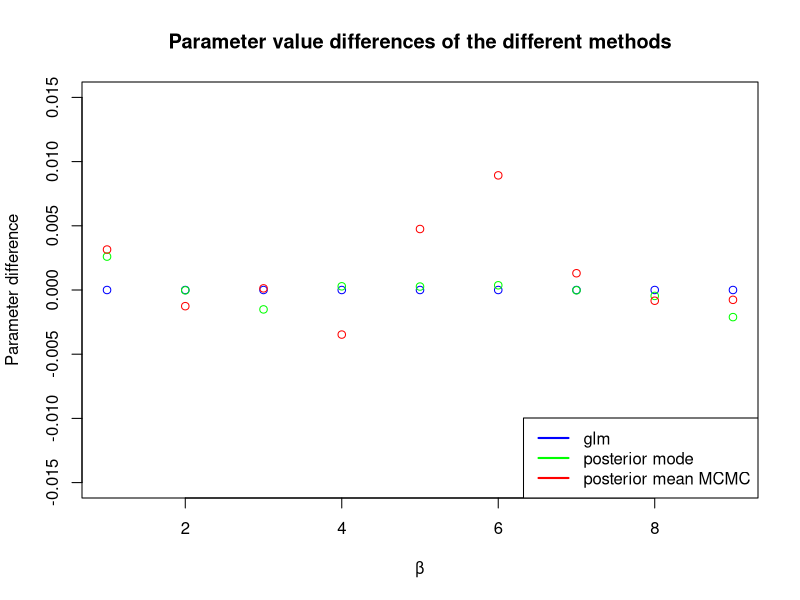
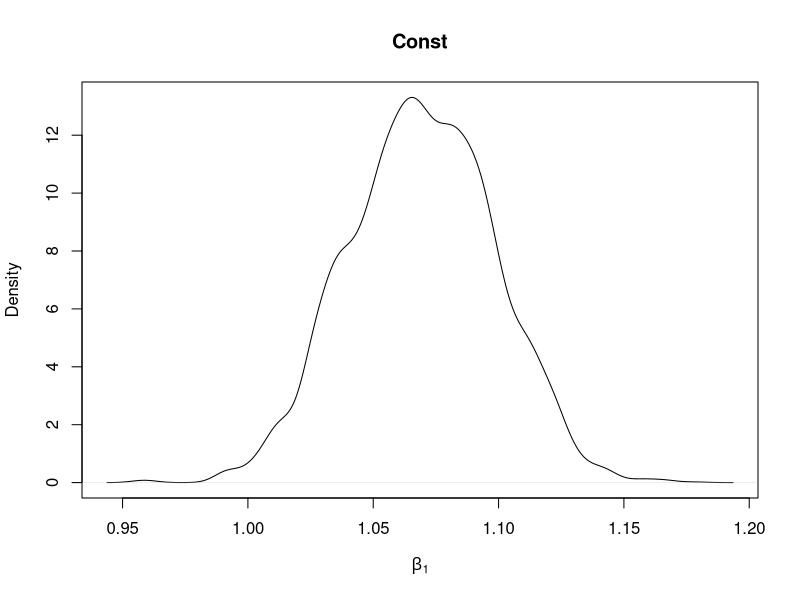
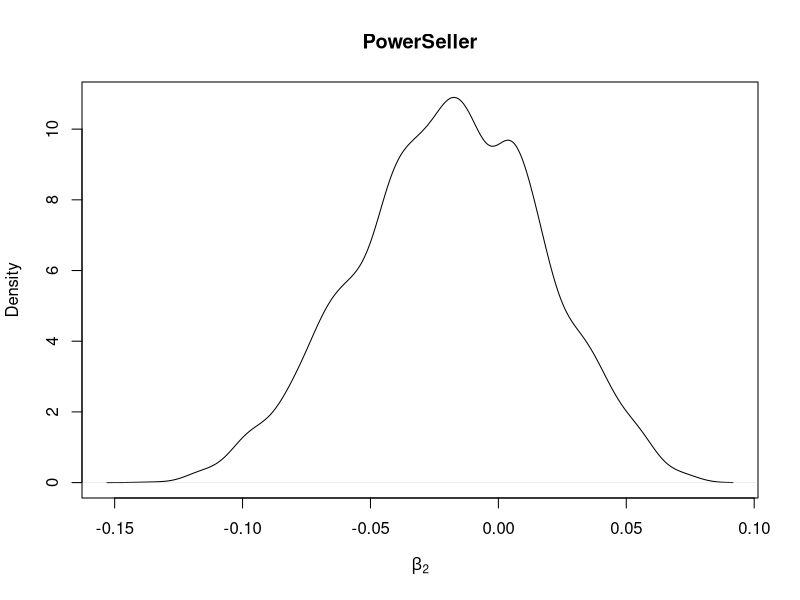
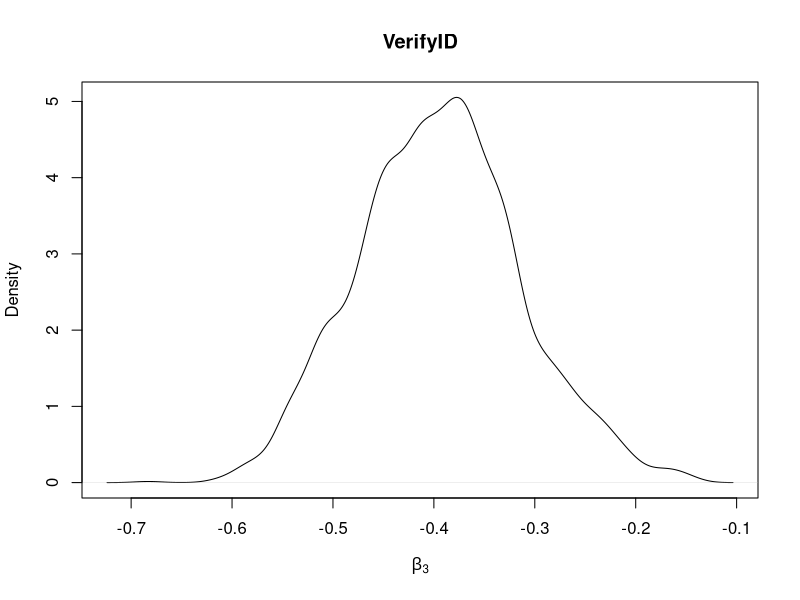
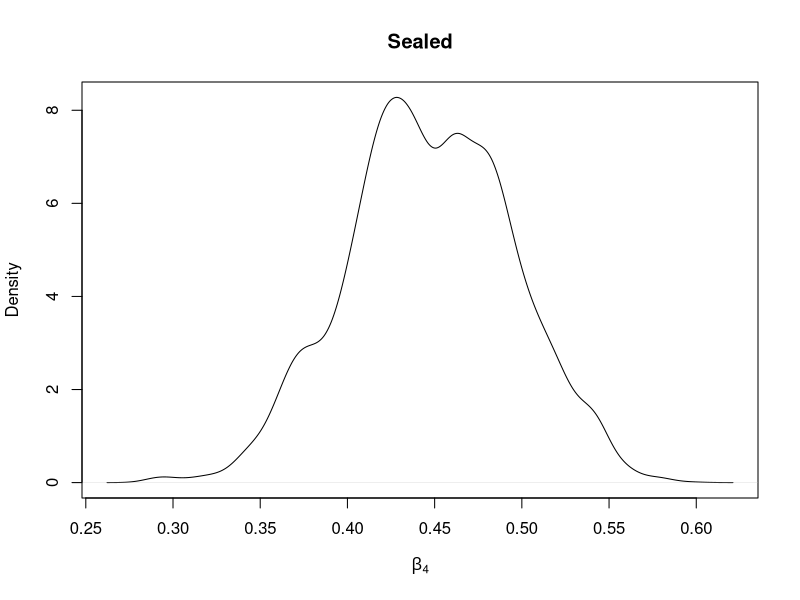
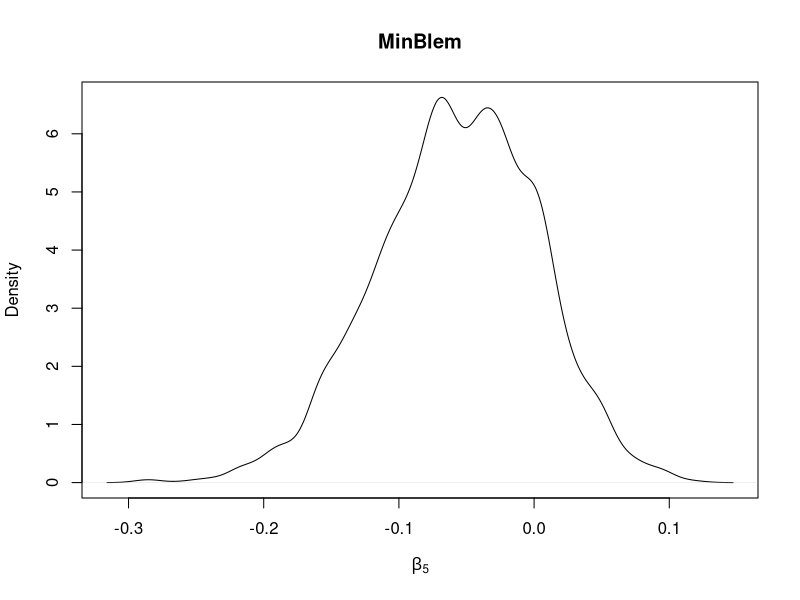
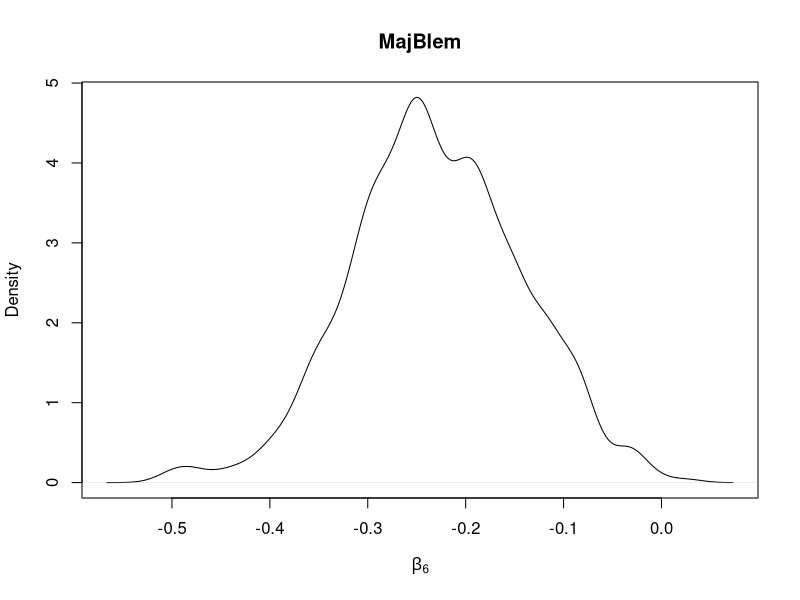
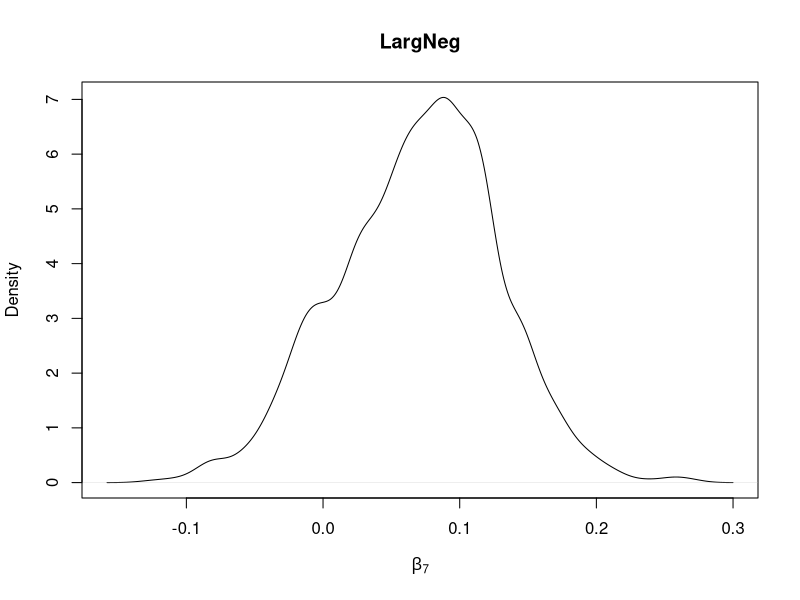

The R script that drew these images, in order:
#### Lab 4 Task 1 - Poisson regression, the MCMC way.
### Libraries
library(mvtnorm)

### Setup
data.ebay = read.table("eBayNumberOfBidderData.dat", header=TRUE)

### Functions
logPostPoisson = function(β, mu0, Sigma0, X, y) {
  p = length(β)
  
  # log of the likelihood
  log.likelihood = sum(y * X %*% β - exp(X %*% β))
  
  # if likelihood is very large or very small, stear optim away
  if (abs(log.likelihood) == Inf) log.likelihood = -20000;
  
  # log of the prior
  log.prior = dmvnorm(β, mean = mu0, sigma = Sigma0, log = TRUE)
  
  return(log.likelihood + log.prior)
}

### Implementation
# a)
# Fit the model
glm.fit = glm(nBids ~ .-Const, data=data.ebay ,family="poisson")

# Check significance
summary(glm.fit)
# The significant covariates are: (Intercept), VerifyID, Sealed, MajBlem (0.05), LogBook, MinBidShare

# b)
y.ebay = data.ebay[,1]
X.ebay = as.matrix(data.ebay[,-1])
# Prior
β0 = rep(0, 9) # mean prior
Sigma0 = 100 * solve(t(X.ebay) %*% X.ebay) # Sigma prior

# Optimize posterior of β given priors and data
optim.res = optim(β0, logPostPoisson, gr=NULL, 
                   β0, Sigma0, X.ebay, y.ebay,
                   method="BFGS", control=list(fnscale=-1), hessian=TRUE)

# Results
β.mode = optim.res$par
β.invhessian = -solve(optim.res$hessian)

#c)
Metropolis = function(nBurnIn, nSamples, theta, c, logPostFunc, ...) {
  # Setup
  theta.c = theta
  Sigma.c = c * β.invhessian
  nAccepted = 0
  p = length(theta)
  theta.samples = matrix(NA, nSamples, p)
  
  # Iterations
  for(i in -nBurnIn : nSamples) {
    # Sample from proposal distribution
    theta.p = as.vector(rmvnorm(1, mean = theta.c, sigma = Sigma.c))
    
    # Calculate log posteriors
    log.post.p = logPostFunc(theta.p, ...)
    log.post.c = logPostFunc(theta.c, ...)
    
    # Calculate alpha
    alpha = min(1, exp(log.post.p - log.post.c))
    
    # Select sample with probability alpha
    u = runif(1)
    if (u <= alpha){
      theta.c = theta.p
      nAccepted = nAccepted + 1
    }
    
    # Save sample if not burnin
    if (i>0) theta.samples[i,] = theta.c
  }
  cat("Sampled", nSamples, "samples with an acceptance rate of", nAccepted/nSamples)
  return(theta.samples)
}

# Setup sampling
c = 0.5
nSamples = 4000
nBurnIn = 1000

# Samples from posterior using metropolis
β.samples = Metropolis(nBurnIn, nSamples, β.mode, c, logPostPoisson, β0, Sigma0, X.ebay, y.ebay)

# Estimate parameters using posterior mean
β.post.mean = apply(β.samples, 2, mean)

# Plot parameter differences for comparision
plot(rep(0, 9), ylim = c(-0.015, 0.015), col="blue",
     xlab="β", ylab="Parameter difference", main="Parameter value differences of the different methods")
points(glm.fit$coefficients-β.mode, col="green")
points(glm.fit$coefficients-β.post.mean, col="red")
legend("bottomright", legend=c("glm", "posterior mode", "posterior mean MCMC"), lwd=2,
       col=c("blue", "green", "red"))

# Plot posterior distribution of all β
plot(density(β.samples[,1]), main="Const", xlab=expression(beta[1]), ylab="Density")
plot(density(β.samples[,2]), main="PowerSeller", xlab=expression(beta[2]), ylab="Density")
plot(density(β.samples[,3]), main="VerifyID", xlab=expression(beta[3]), ylab="Density")
plot(density(β.samples[,4]), main="Sealed", xlab=expression(beta[4]), ylab="Density")
plot(density(β.samples[,5]), main="MinBlem", xlab=expression(beta[5]), ylab="Density")
plot(density(β.samples[,6]), main="MajBlem", xlab=expression(beta[6]), ylab="Density")
plot(density(β.samples[,7]), main="LargNeg", xlab=expression(beta[7]), ylab="Density")
plot(density(β.samples[,8]), main="LogBook", xlab=expression(beta[8]), ylab="Density")
plot(density(β.samples[,9]), main="MinBidShare", xlab=expression(beta[9]), ylab="Density")

# Plot posterior distribution of all phi=exp(β)
phis = exp(β.samples)
plot(density(phis[,1]), main="Const", xlab=expression(phi[1]), ylab="Density")
plot(density(phis[,2]), main="PowerSeller", xlab=expression(phi[2]), ylab="Density")
plot(density(phis[,3]), main="VerifyID", xlab=expression(phi[3]), ylab="Density")
plot(density(phis[,4]), main="Sealed", xlab=expression(phi[4]), ylab="Density")
plot(density(phis[,5]), main="MinBlem", xlab=expression(phi[5]), ylab="Density")
plot(density(phis[,6]), main="MajBlem", xlab=expression(phi[6]), ylab="Density")
plot(density(phis[,7]), main="LargNeg", xlab=expression(phi[7]), ylab="Density")
plot(density(phis[,8]), main="LogBook", xlab=expression(phi[8]), ylab="Density")
plot(density(phis[,9]), main="MinBidShare", xlab=expression(phi[9]), ylab="Density")

# d)
# Auction vector
x = c(1, 1, 1, 1, 0, 0, 0, 1, 0.5)

# Setup for sampling
nBids.samples = numeric()

# Sample nBids
for(i in 1:nSamples) {
  nBids.samples[i] = rpois(1, exp(x %*% β.samples[i,]))
}

# Plot distribution
barplot(table(nBids.samples))

# Calculate probabily of no bidders
prob = sum(nBids.samples == 0) / nSamples # 0.36
